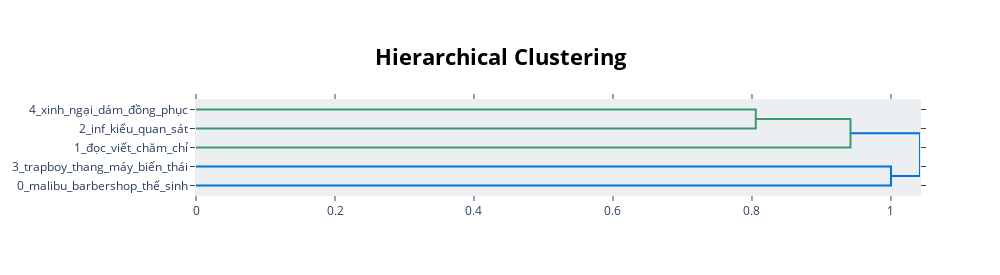

Source (notebook cell):
### Markdown cell above
Các chủ đề được tạo có thể được giảm bớt theo thứ bậc. Để hiểu cấu trúc phân cấp tiềm năng của các chủ đề, chúng ta có thể sử dụng scipy.cluster.hierarchy để tạo các cụm và trực quan hóa cách chúng liên quan với nhau. Điều này có thể giúp chọn nr_topics thích hợp khi giảm số lượng chủ đề bạn đã tạo. Để hình dung hệ thống phân cấp này, hãy chạy như sau:

### Code cell
topic_model.visualize_hierarchy()

### Figure 1 — Plotly figure (JSON) as saved in the notebook; plotly's stock layout.template omitted (floating-point values rounded to 4 significant figures)
{"data": [{"hoverinfo": "text", "marker": {"color": "rgb(61,153,112)"}, "mode": "lines", "type": "scatter", "x": [0, 0.8054, 0.8054, 0], "xaxis": "x", "y": [-5, -5, -15, -15], "yaxis": "y"}, {"hoverinfo": "text", "marker": {"color": "rgb(61,153,112)"}, "mode": "lines", "type": "scatter", "x": [0.8054, 0.9417, 0.9417, 0], "xaxis": "x", "y": [-10, -10, -25, -25], "yaxis": "y"}, {"hoverinfo": "text", "marker": {"color": "rgb(0,116,217)"}, "mode": "lines", "type": "scatter", "x": [0, 1, 1, 0], "xaxis": "x", "y": [-35, -35, -45, -45], "yaxis": "y"}, {"hoverinfo": "text", "marker": {"color": "rgb(0,116,217)"}, "mode": "lines", "type": "scatter", "x": [0.9417, 1.042, 1.042, 1], "xaxis": "x", "y": [-17.5, -17.5, -40, -40], "yaxis": "y"}], "layout": {"autosize": false, "height": 275, "hoverlabel": {"bgcolor": "white", "font": {"family": "Rockwell", "size": 16}}, "hovermode": "closest", "plot_bgcolor": "#ECEFF1", "showlegend": false, "title": {"font": {"color": "Black", "size": 22}, "text": "<b>Hierarchical Clustering</b>", "x": 0.5, "xanchor": "center", "yanchor": "top"}, "width": 1000, "xaxis": {"mirror": "allticks", "rangemode": "tozero", "showgrid": false, "showline": true, "showticklabels": true, "ticks": "outside", "type": "linear", "zeroline": false}, "yaxis": {"mirror": "allticks", "range": [-50, 0], "rangemode": "tozero", "showgrid": false, "showline": true, "showticklabels": true, "tickmode": "array", "ticks": "outside", "ticktext": ["4_xinh_ngại_dám_đồng_phục", "2_inf_kiểu_quan_sát", "1_đọc_viết_chăm_chỉ", "3_trapboy_thang_máy_biến_thái", "0_malibu_barbershop_thế_sinh"], "tickvals": [-5, -15, -25, -35, -45], "type": "linear", "zeroline": false}}}
